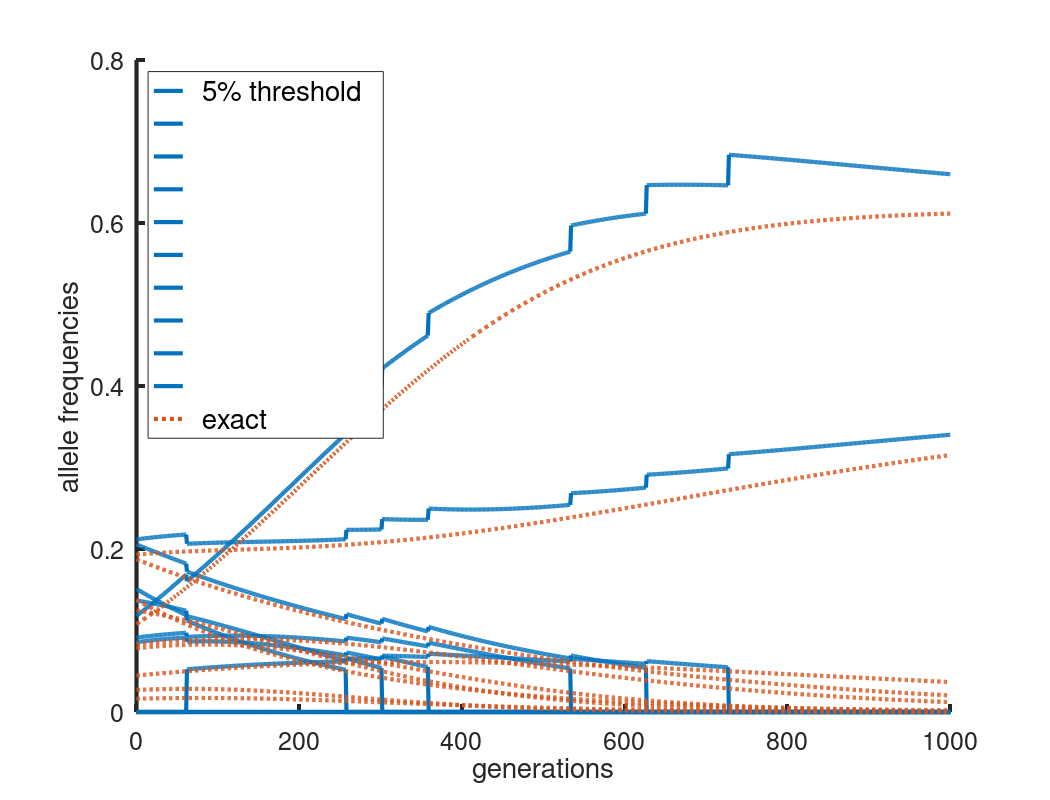

Write the MATLAB code that produced this figure.
% threshold_sim.m

% Program is for n alleles.  
% It calculates exact frequencies of all alleles over a range of times for particular initial
% frequencies and a particular set of fitness effects.

% It then sets to zero all frequencies below a threshold of 0.05. All
% non-zero frequencies are rescaled (divided by their sum), so they sum to
% 1 and these frequencies are also plotted.

clear all
close all
clc

% Parameters
n=10;                    % No. alleles
T=1e3;                  % Final time
s0=0.01;                % Strength selection
Threshold=0.05;

% Useful
F=ones(n,1);

% Initialisation
X=zeros(n,T+1);         % Contains exact frequency trajectories

A= [0.0037   -0.0050    0.0154   -0.0014    0.0004    0.0002   -0.0039    0.0155   -0.0070   -0.0120
   -0.0050    0.0041    0.0088    0.0047    0.0101   -0.0012    0.0129    0.0014    0.0003    0.0046
    0.0154    0.0088   -0.0172    0.0064    0.0027    0.0027   -0.0019   -0.0034   -0.0000   -0.0020
   -0.0014    0.0047    0.0064   -0.0028   -0.0045   -0.0005    0.0032   -0.0036    0.0079   -0.0068
    0.0004    0.0101    0.0027   -0.0045   -0.0029    0.0024   -0.0007   -0.0016    0.0118    0.0021
    0.0002   -0.0012    0.0027   -0.0005    0.0024   -0.0067    0.0054    0.0085   -0.0095   -0.0031
   -0.0039    0.0129   -0.0019    0.0032   -0.0007    0.0054   -0.0009   -0.0030   -0.0024   -0.0012
    0.0155    0.0014   -0.0034   -0.0036   -0.0016    0.0085   -0.0030    0.0054   -0.0046   -0.0067
   -0.0070    0.0003   -0.0000    0.0079    0.0118   -0.0095   -0.0024   -0.0046    0.0011    0.0103
   -0.0120    0.0046   -0.0020   -0.0068    0.0021   -0.0031   -0.0012   -0.0067    0.0103   -0.0232];


X0=[0.0271
    0.1077
    0.1874
    0.0833
    0.0447
    0.0163
    0.1931
    0.1248
    0.0781
    0.1376];

X(:,1)=X0;
x=X0;
for t=1:T
    V=diag(x)-x*x';
    D=V*A*x/(1+x'*A*x);
    xp=x+D;
    xp=xp/sum(xp);                  % Forces normalisation every generation (may not be necessary)
    x=xp;
    X(:,t+1)=x;                     % 
end

I=X>Threshold;
Xth=(X.*I)./(F*sum(X.*I));          % Contains thresholded frequencies

l_width = 3;

plot(0:T,Xth,'color', [0, 0.447, 0.741],'linewidth',l_width)
hold on
plot(0:T,X, ':','color', [0.85, 0.325, 0.098],'linewidth',l_width)
axis([0,1e3,0,0.8])
fs=20;
set(gca,'linewidth',l_width,'fontsize',fs*0.9)
set(gca,'xtick',(0:0.2:1)*T)
set(gca,'ytick',0:0.2:1)
set(gca, 'box', 'off')

xlabel('generations','fontsize',fs);
ylabel('allele frequencies','fontsize',fs);



lgd=legend('{  }5% threshold{  }','','','','','','','','','','{  }exact{  }', ...
           'FontSize', fs, 'Location', 'northwest');

legendLines = findobj(lgd, 'Type', 'Line');
set(legendLines, 'LineWidth', l_width); % Set desired linewidth for legend entries

ounits = get(gcf,'Units');
set(gcf,'Units','normalized','OuterPosition',[0 0 1 1],'Units',ounits)
orient landscape
print -dpdf -bestfit FigThreshold
